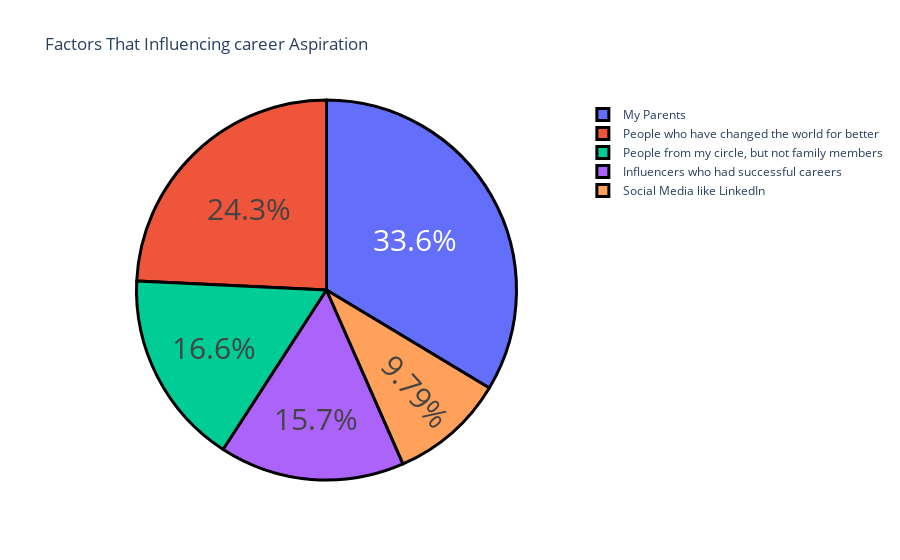

The notebook cell this image was saved under:
### Code cell
index = que1.index
values = que1.values
fig = go.Figure(data=[go.Pie(labels=index, values=values)])
fig.update_layout(title_text='Factors That Influencing career Aspiration')
fig.update_traces(hoverinfo='label+value', textinfo='percent', textfont_size=30,
                  marker=dict(line=dict(color='black', width=3)))
fig.show()

### Figure 1 — Plotly figure (JSON) as saved in the notebook; plotly's stock layout.template omitted (floating-point values rounded to 4 significant figures)
{"data": [{"hoverinfo": "label+value", "labels": ["My Parents", "People who have changed the world for better", "People from my circle, but not family members", "Influencers who had successful careers", "Social Media like LinkedIn"], "marker": {"line": {"color": "black", "width": 3}}, "textfont": {"size": 30}, "textinfo": "percent", "type": "pie", "values": [79, 57, 39, 37, 23]}], "layout": {"title": {"text": "Factors That Influencing career Aspiration"}}}
